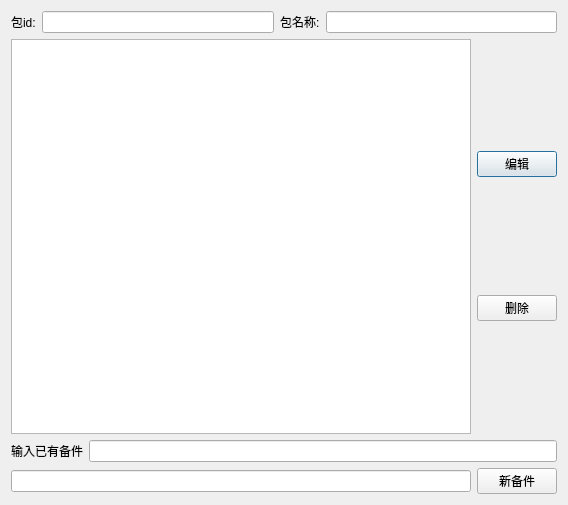
<?xml version="1.0" encoding="UTF-8"?>
<ui version="4.0">
 <class>DialogPack</class>
 <widget class="QDialog" name="DialogPack">
  <property name="windowModality">
   <enum>Qt::NonModal</enum>
  </property>
  <property name="geometry">
   <rect>
    <x>0</x>
    <y>0</y>
    <width>568</width>
    <height>505</height>
   </rect>
  </property>
  <property name="windowTitle">
   <string>Dialog</string>
  </property>
  <layout class="QVBoxLayout" name="verticalLayout_2">
   <item>
    <layout class="QHBoxLayout" name="horizontalLayout_2">
     <item>
      <widget class="QLabel" name="label">
       <property name="text">
        <string>包id:</string>
       </property>
      </widget>
     </item>
     <item>
      <widget class="QLineEdit" name="lineEdit_id"/>
     </item>
     <item>
      <widget class="QLabel" name="label_2">
       <property name="text">
        <string>包名称:</string>
       </property>
      </widget>
     </item>
     <item>
      <widget class="QLineEdit" name="lineEdit_name"/>
     </item>
    </layout>
   </item>
   <item>
    <layout class="QHBoxLayout" name="horizontalLayout_3">
     <item>
      <widget class="QTableWidget" name="tableWidget"/>
     </item>
     <item>
      <layout class="QVBoxLayout" name="verticalLayout">
       <item>
        <widget class="QPushButton" name="pushButton">
         <property name="text">
          <string>编辑</string>
         </property>
        </widget>
       </item>
       <item>
        <widget class="QPushButton" name="pushButton_3">
         <property name="text">
          <string>删除</string>
         </property>
        </widget>
       </item>
      </layout>
     </item>
    </layout>
   </item>
   <item>
    <layout class="QHBoxLayout" name="horizontalLayout_4">
     <item>
      <widget class="QLabel" name="label_3">
       <property name="text">
        <string>输入已有备件</string>
       </property>
      </widget>
     </item>
     <item>
      <widget class="QLineEdit" name="lineEdit_3"/>
     </item>
    </layout>
   </item>
   <item>
    <layout class="QHBoxLayout" name="horizontalLayout">
     <item>
      <widget class="QLineEdit" name="lineEdit_4"/>
     </item>
     <item>
      <widget class="QPushButton" name="pushButton_2">
       <property name="text">
        <string>新备件</string>
       </property>
      </widget>
     </item>
    </layout>
   </item>
  </layout>
 </widget>
 <resources/>
 <connections>
  <connection>
   <sender>pushButton_2</sender>
   <signal>clicked()</signal>
   <receiver>DialogPack</receiver>
   <slot>add()</slot>
   <hints>
    <hint type="sourcelabel">
     <x>77</x>
     <y>353</y>
    </hint>
    <hint type="destinationlabel">
     <x>5</x>
     <y>234</y>
    </hint>
   </hints>
  </connection>
 </connections>
 <slots>
  <slot>ok()</slot>
  <slot>cancel()</slot>
  <slot>add()</slot>
  <slot>delete()</slot>
 </slots>
</ui>
